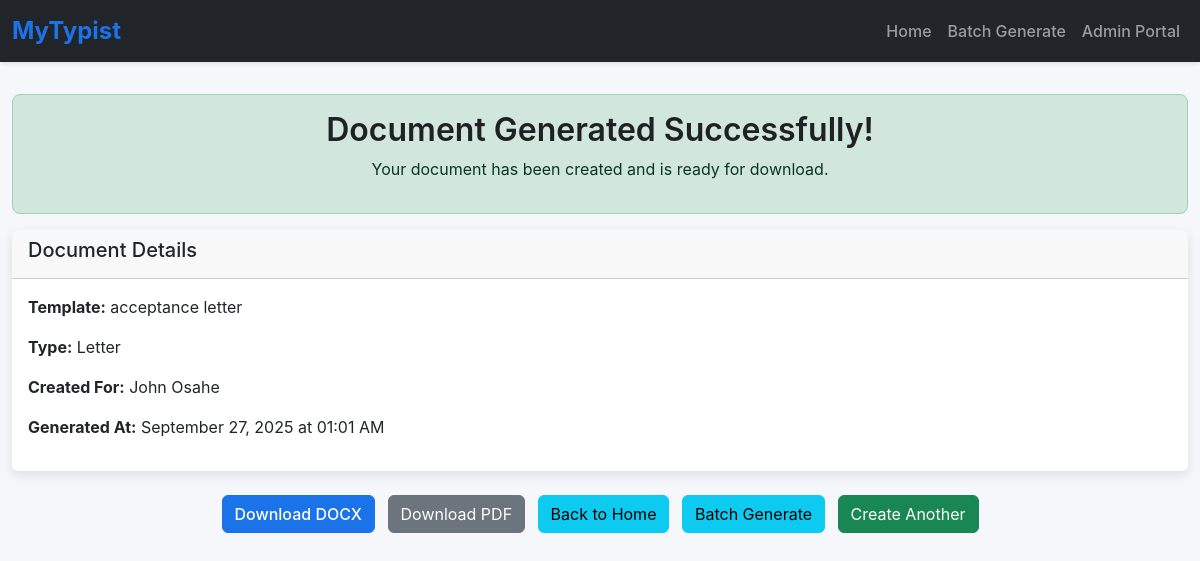
/results/2, run on an earlier commit of the app's database.
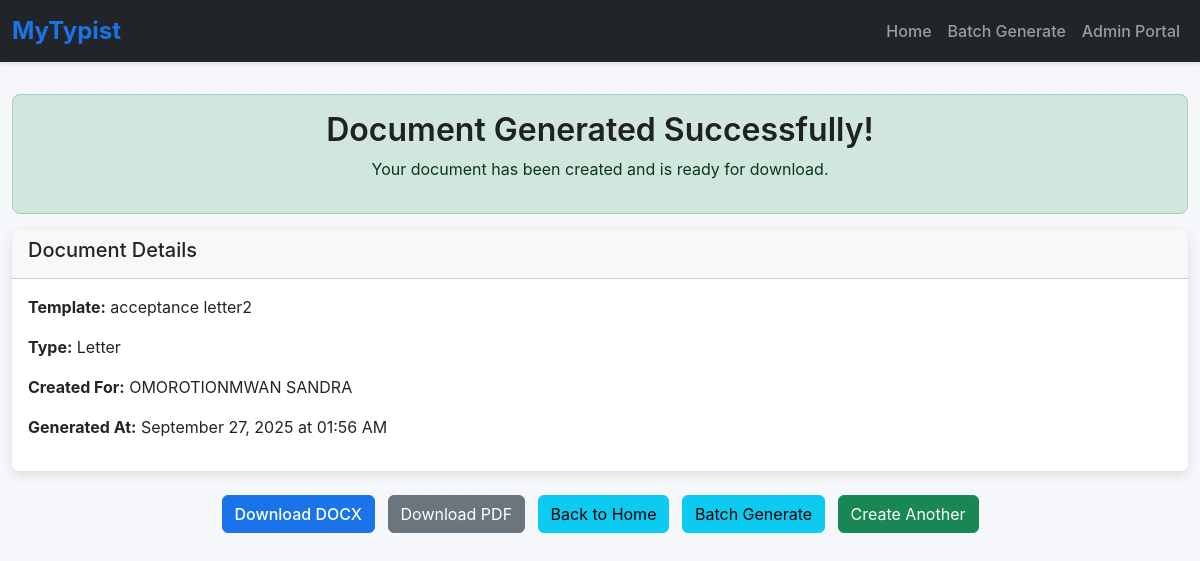
And on a later commit of the database.
### app.py (models this page shows)
class Template(db.Model):
    __tablename__ = 'template'
    id = db.Column(db.Integer, primary_key=True)
    name = db.Column(db.String(100), nullable=False)
    type = db.Column(db.String(50), nullable=False)
    file_path = db.Column(db.String(200), nullable=False)
    description = db.Column(db.Text)
    font_family = db.Column(db.String(50), default='Times New Roman')
    font_size = db.Column(db.Integer, default=12)
    margin_top = db.Column(db.Float, default=1.0)
    margin_bottom = db.Column(db.Float, default=1.0)
    margin_left = db.Column(db.Float, default=1.0)
    margin_right = db.Column(db.Float, default=1.0)
    default_line_spacing = db.Column(db.Float, default=1.0)
    is_active = db.Column(db.Boolean, default=True)
    created_at = db.Column(db.DateTime, default=lambda: datetime.now(timezone.utc))
    updated_at = db.Column(db.DateTime, default=lambda: datetime.now(timezone.utc),
                          onupdate=lambda: datetime.now(timezone.utc))
    placeholders = db.relationship('Placeholder', back_populates='template',
                                   cascade="all, delete-orphan")
    created_documents = db.relationship('CreatedDocument', back_populates='template',
                                        cascade="all, delete-orphan")

class CreatedDocument(db.Model):
    __tablename__ = 'created_document'
    id = db.Column(db.Integer, primary_key=True)
    template_id = db.Column(db.Integer, db.ForeignKey('template.id'), nullable=False)
    user_name = db.Column(db.String(100), nullable=False)
    user_email = db.Column(db.String(100))
    file_path = db.Column(db.String(200), nullable=False)
    original_filename = db.Column(db.String(200))
    file_size = db.Column(db.Integer)
    created_at = db.Column(db.DateTime, default=lambda: datetime.now(timezone.utc))
    batch_id = db.Column(db.String(50), nullable=True)
    user_inputs = db.Column(db.Text)  # JSON storage of inputs
    template = db.relationship('Template', back_populates='created_documents')

### app.py (the view)
@app.route('/results/<int:document_id>')
def results(document_id):
    document = CreatedDocument.query.get_or_404(document_id)
    return render_template('results.html', document=document)

### templates/results.html (shortened to what this page needs)
{% extends 'base.html' %}
{% block content %}
    <div class="alert alert-success text-center">
        <h2>Document Generated Successfully!</h2>
        <p>Your document has been created and is ready for download.</p>
    </div>
    <div class="card mb-4">
        <div class="card-header">
            <h5>Document Details</h5>
        </div>
        <div class="card-body">
            <p><strong>Template:</strong> {{ document.template.name }}</p>
            <p><strong>Type:</strong> {{ document.template.type|capitalize }}</p>
            <p><strong>Created For:</strong> {{ document.user_name }}</p>
            <p><strong>Generated At:</strong> {{ document.created_at.strftime('%B %d, %Y at %I:%M %p') }}</p>
        </div>
    </div>
    <div class="text-center">
        <a href="/download/{{ document.id }}/docx" class="btn btn-primary me-2">Download DOCX</a>
        <a href="/download/{{ document.id }}/pdf" class="btn btn-secondary me-2">Download PDF</a>
        <a href="/" class="btn btn-info me-2">Back to Home</a>
        <a href="/batch" class="btn btn-info me-2">Batch Generate</a>
        <a href="/create/{{ document.template.id }}" class="btn btn-success">Create Another</a>
    </div>
{% endblock %}

What changed in the data, as far as the page shows it:
no longer on this page (row edited): Template: template.name "acceptance letter", template.type "Letter"
added Template: template.name "acceptance letter2", template.type "Letter"
changed CreatedDocument: user_name "John Osahe" → "OMOROTIONMWAN SANDRA"; created_at "September 27, 2025 at 01:01 AM" → "September 27, 2025 at 01:56 AM"
